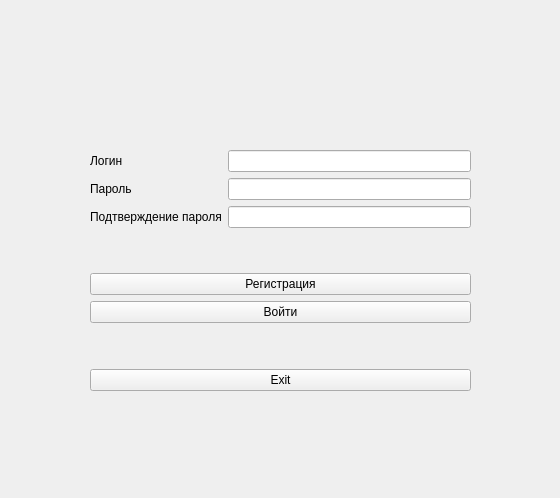
<?xml version="1.0" encoding="UTF-8"?>
<ui version="4.0">
 <class>AuthWindow</class>
 <widget class="QWidget" name="AuthWindow">
  <property name="geometry">
   <rect>
    <x>0</x>
    <y>0</y>
    <width>560</width>
    <height>498</height>
   </rect>
  </property>
  <property name="windowTitle">
   <string>Form</string>
  </property>
  <widget class="QWidget" name="verticalLayoutWidget">
   <property name="geometry">
    <rect>
     <x>90</x>
     <y>110</y>
     <width>381</width>
     <height>281</height>
    </rect>
   </property>
   <layout class="QVBoxLayout" name="verticalLayout_3">
    <item>
     <spacer name="verticalSpacer_2">
      <property name="orientation">
       <enum>Qt::Vertical</enum>
      </property>
      <property name="sizeHint" stdset="0">
       <size>
        <width>20</width>
        <height>40</height>
       </size>
      </property>
     </spacer>
    </item>
    <item>
     <layout class="QHBoxLayout" name="horizontalLayout_2">
      <item>
       <layout class="QVBoxLayout" name="verticalLayout_2">
        <item>
         <widget class="QLabel" name="LoginLabel">
          <property name="text">
           <string>Логин</string>
          </property>
         </widget>
        </item>
        <item>
         <widget class="QLabel" name="PasswordLabel">
          <property name="text">
           <string>Пароль</string>
          </property>
         </widget>
        </item>
        <item>
         <widget class="QLabel" name="passwordLabel_2">
          <property name="text">
           <string>Подтверждение пароля</string>
          </property>
         </widget>
        </item>
       </layout>
      </item>
      <item>
       <layout class="QVBoxLayout" name="verticalLayout">
        <item>
         <widget class="QLineEdit" name="LoginTextEdit"/>
        </item>
        <item>
         <widget class="QLineEdit" name="PasswordTextEdit"/>
        </item>
        <item>
         <widget class="QLineEdit" name="passwordTextEdit_2">
          <property name="text">
           <string/>
          </property>
         </widget>
        </item>
       </layout>
      </item>
     </layout>
    </item>
    <item>
     <spacer name="verticalSpacer">
      <property name="orientation">
       <enum>Qt::Vertical</enum>
      </property>
      <property name="sizeHint" stdset="0">
       <size>
        <width>20</width>
        <height>40</height>
       </size>
      </property>
     </spacer>
    </item>
    <item>
     <layout class="QHBoxLayout" name="horizontalLayout">
      <item>
       <widget class="QPushButton" name="ChangeModeButton">
        <property name="text">
         <string>Регистрация</string>
        </property>
       </widget>
      </item>
     </layout>
    </item>
    <item>
     <widget class="QPushButton" name="pushButton">
      <property name="text">
       <string>Войти</string>
      </property>
     </widget>
    </item>
    <item>
     <spacer name="verticalSpacer_3">
      <property name="orientation">
       <enum>Qt::Vertical</enum>
      </property>
      <property name="sizeHint" stdset="0">
       <size>
        <width>20</width>
        <height>40</height>
       </size>
      </property>
     </spacer>
    </item>
    <item>
     <widget class="QPushButton" name="pushButton_exit">
      <property name="sizePolicy">
       <sizepolicy hsizetype="Minimum" vsizetype="Fixed">
        <horstretch>0</horstretch>
        <verstretch>0</verstretch>
       </sizepolicy>
      </property>
      <property name="text">
       <string>Exit</string>
      </property>
     </widget>
    </item>
   </layout>
  </widget>
 </widget>
 <resources/>
 <connections/>
</ui>
